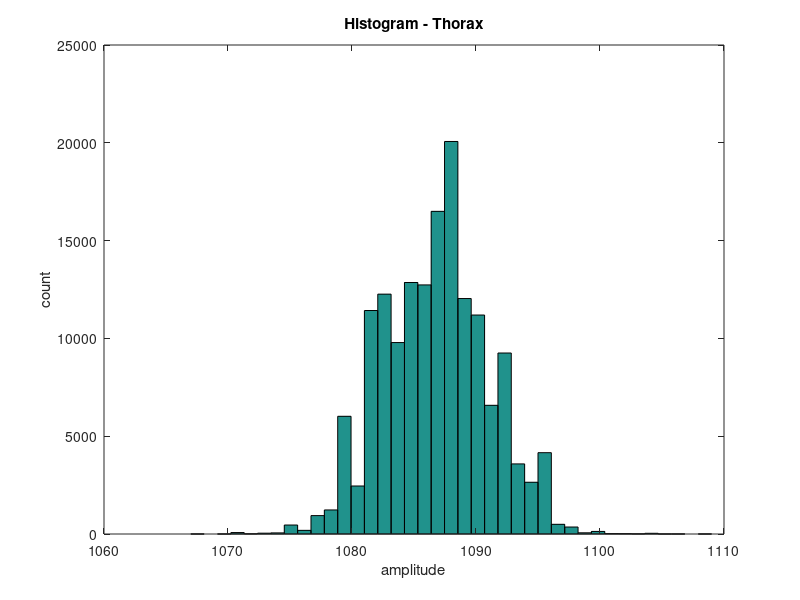
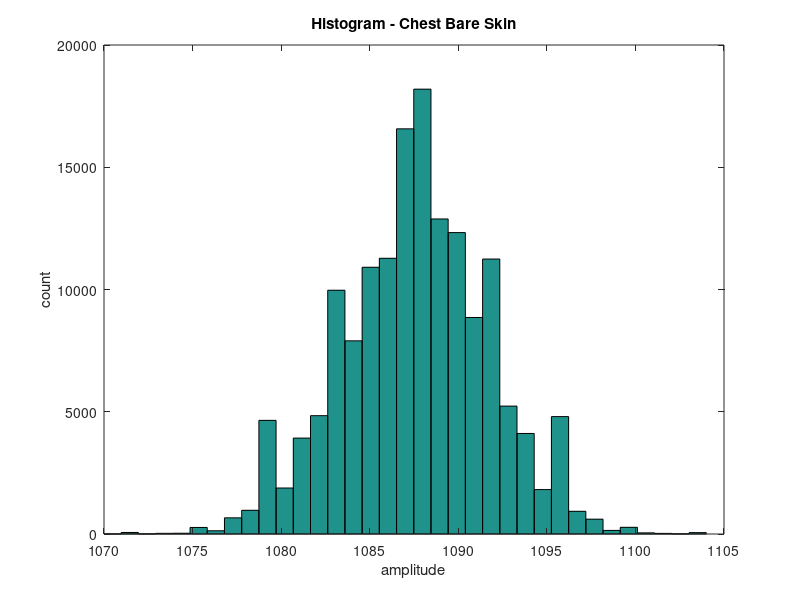
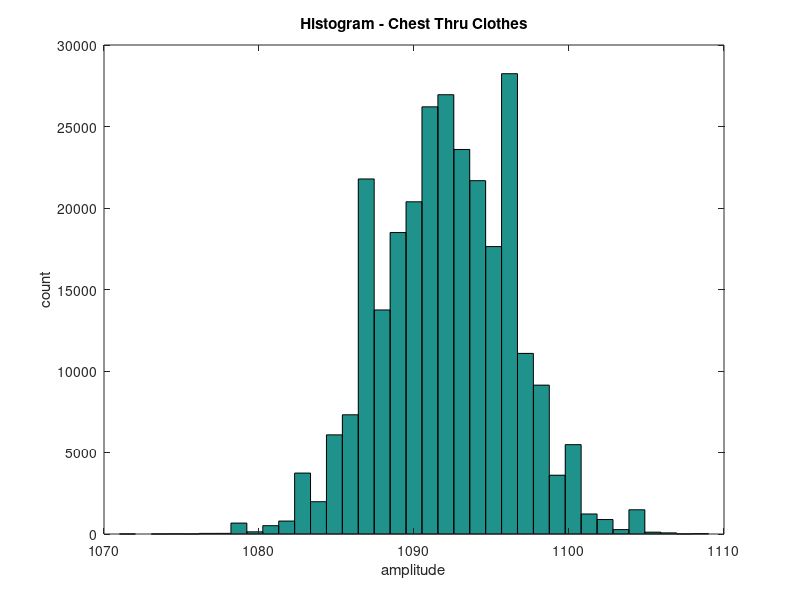

MATLAB code for these plots, in order:
%% Setup 

% clear the workspace
close all
clear
clc

% set upper and lower bound for RR
f_low=8;
f_high=16;

%% Processing Thorax Data

    % load the file
    load('thorax')
    fs = 8000;

    % plot the histogram
    figure(1)
    hist(thorax, 39)
    xlabel('amplitude')
    ylabel('count')
    title('Histogram - Thorax')

    % resample the time series @ 2Hz
    fs_down = 2;
    y = interp1(1:numel(thorax), thorax, 1:1/2:20, 'spline');
    y = y - mean(y);

    % Applying the Autoregressive Model method
    % model y using AR burg model of order 10
    a = arburg(y, 10);

    % obtain the poles of this AR model
    r = roots(a);

    % searching for poles only between 10 Hz to 25 Hz
    r(angle(r) <= f_low / 60 * 2 * pi / fs_down) = [];
    r(angle(r) > f_high / 60 * 2 * pi / fs_down) = [];
    r = sort(r, 'descend');
    % plot(r,'o')

    % Determine the respiratory rate
    RR_thorax = 60 * angle(r(1)) * fs_down / 2 / pi

%% Processing Chest Bare Skin Data

    % load the file
    load('chestbareskin')
    fs = 8000;
    
    % plot the histogram
    figure(2)
    hist(chestbareskin, 35)
    xlabel('amplitude')
    ylabel('count')
    title('Histogram - Chest Bare Skin')

    % resample the time series @ 2Hz
    fs_down = 2;
    y = interp1(1:numel(chestbareskin), chestbareskin, 1:1/2:20, 'spline');
    y = y - mean(y);

    % Applying the Autoregressive Model method
    % model y using AR burg model of order 10
    a = arburg(y, 10);

    % obtain the poles of this AR model
    r = roots(a);

    % searching for poles only between 10 Hz to 25 Hz
    r(angle(r) <= f_low / 60 * 2 * pi / fs_down) = [];
    r(angle(r) > f_high / 60 * 2 * pi / fs_down) = [];
    r = sort(r, 'descend');
    % plot(r,'o')
    
    % Determine the respiratory rate
    RR_chestbareskin = 60 * angle(r(1)) * fs_down / 2 / pi

%% Processing Chest Thru Clothes Data

    % load the file
    load('chestthruclothes')
    fs = 8000;
    
    % plot the histogram
    figure(3)
    hist(chestthruclothes, 37)
    xlabel('amplitude')
    ylabel('count')
    title('Histogram - Chest Thru Clothes')

    % resample the time series @ 2Hz
    fs_down = 2;
    y = interp1(1:numel(chestthruclothes), chestthruclothes, 1:1/2:20, 'spline');
    y = y - mean(y);
    
    % Applying the Autoregressive Model method
    % model y using AR burg model of order 10
    a = arburg(y, 10);

    % obtain the poles of this AR model
    r = roots(a);

    % searching for poles only between 10 Hz to 25 Hz
    r(angle(r) <= f_low / 60 * 2 * pi / fs_down) = [];
    r(angle(r) > f_high / 60 * 2 * pi / fs_down) = [];
    r = sort(r, 'descend');
    % plot(r,'o')
    
    % Determine the respiratory rate
    RR_chestthruclothes = 60 * angle(r(1)) * fs_down / 2 / pi
    
%% close all plots
close all